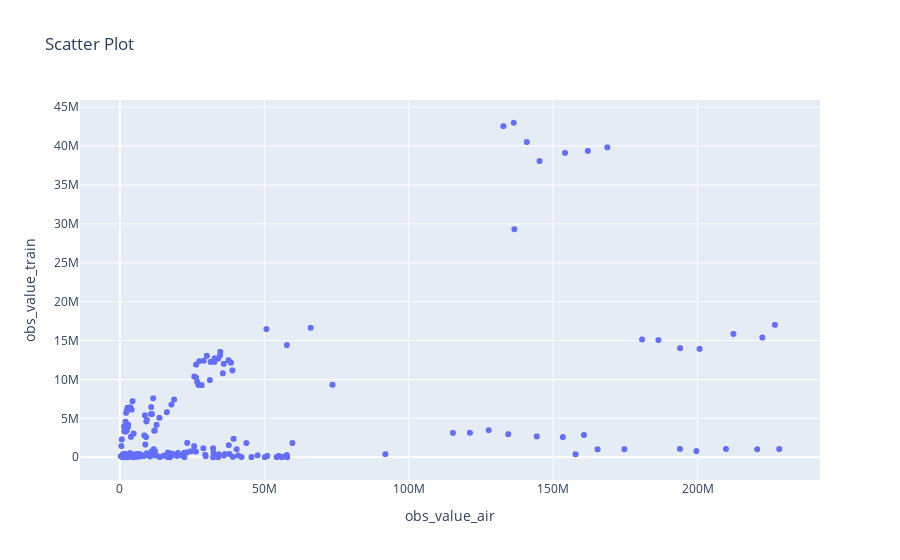

This figure's notebook cell:
### Markdown cell above
In the next step, the values used in previous code are stored to two list, which are put together in a new data frame to ensure that plotly express can read it. On the x-axis, the aviation passenger numbers are shown. On the y-axis, the railway passengers are shown. In the plot, all the years are shown. We try to seperate the data for all the years using a slider in the second code box.

### Code cell
# Create empty lists to store matched data
obs_value_train_list = []
obs_value_air_list = []

for i in df_air_pas['geo']:
    for j in df_train_pas['geo']:
        if i == j:
            for time1, time2 in zip(df_air_pas['TIME_PERIOD'], df_train_pas['TIME_PERIOD']):
                if time1 == time2:
                    row_train = df_train_pas[(df_train_pas['geo'] == j) & (df_train_pas['TIME_PERIOD'] == time2)]
                    row_air = df_air_pas[(df_air_pas['geo'] == i) & (df_air_pas['TIME_PERIOD'] == time1)]
                    if not row_train.empty and not row_air.empty:
                        obs_value_train = row_train['OBS_VALUE'].values[0]
                        obs_value_air = row_air['OBS_VALUE'].values[0]

                        # Append the matched obs_values to the respective lists
                        obs_value_train_list.append(obs_value_train)
                        obs_value_air_list.append(obs_value_air)

# Create a DataFrame with the matched data
matched_data = pd.DataFrame({'obs_value_train': obs_value_train_list, 'obs_value_air': obs_value_air_list})

# Create a scatter plot using Plotly Express
fig = px.scatter(matched_data, x='obs_value_air', y='obs_value_train', title="Scatter Plot")
fig.show()

### Figure 1 — Plotly figure (JSON) as saved in the notebook; plotly's stock layout.template omitted (floating-point values rounded to 4 significant figures; data arrays with more than 128 entries replaced by an {"elided": "..."} marker saying what was removed)
{"data": [{"hovertemplate": "obs_value_air=%{x}<br>obs_value_train=%{y}<extra></extra>", "legendgroup": "", "marker": {"color": "#636efa", "symbol": "circle"}, "mode": "markers", "name": "", "showlegend": false, "type": "scattergl", "x": {"elided": "29316 int values"}, "xaxis": "x", "y": {"elided": "29316 int values"}, "yaxis": "y"}], "layout": {"legend": {"tracegroupgap": 0}, "title": {"text": "Scatter Plot"}, "xaxis": {"anchor": "y", "domain": [0, 1], "title": {"text": "obs_value_air"}}, "yaxis": {"anchor": "x", "domain": [0, 1], "title": {"text": "obs_value_train"}}}}
